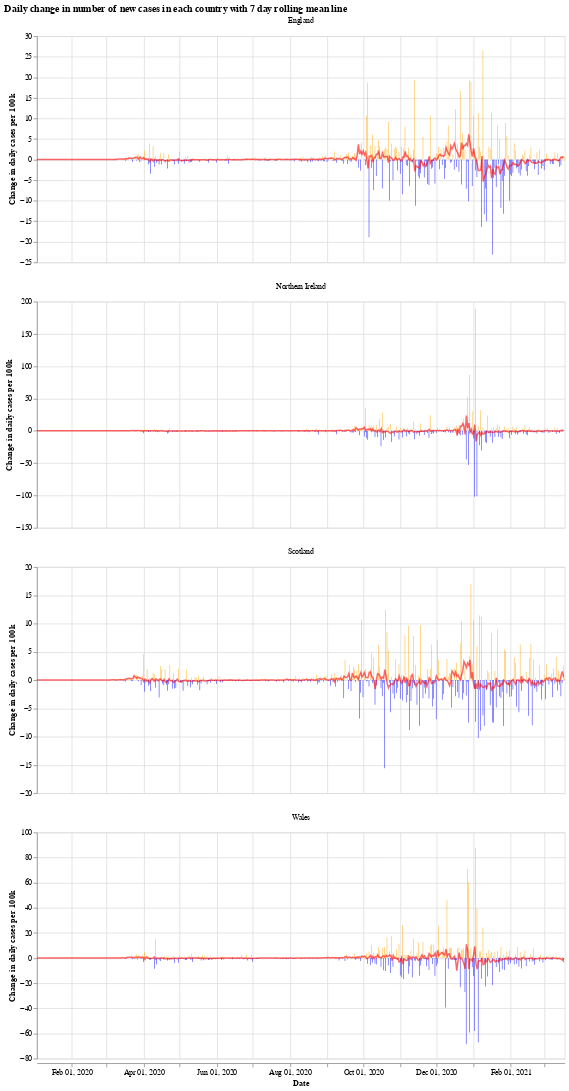

Source (notebook cell):
### Markdown cell above
We will use the Python library `Altair` for visualising the data, see the [altair docs](https://altair-viz.github.io/) for more information.

First we have a graph which shows the daily change in the number of new cases for each country. This number jumps up and down all over the place, which is likely due to delay in reporting of new cases over the weekend. Another interesting thing is that it looks like the daily cases in Wales experienced a much shorter period of calm over the summer (calm in the sense of daily cases not jumping up and down).

The orange bars are days when the number of new cases (per 100k population) was more than the previous day, while the blue are days when the number of new cases dropped. The red line is the 7 day moving average. 

When the moving average line is below 0, it means that there is a consistent drop in new cases. We can see this clearly happening around the times that lockdowns were introduced (though, to varying degrees). I will update the graphs soon with a marker of when each lockdown started.

### Code cell
# collapse
import altair as alt

bars = alt.Chart(uk_cases).mark_bar().encode(
    x=alt.X("yearmonthdate(date):T", axis=alt.Axis(title='Date')),
    y=alt.Y("casesChangeRate:Q", axis=alt.Axis(title='Change in daily cases per 100k')),
    tooltip='casesChange',
    color=alt.condition(
        alt.datum.casesChangeRate > 0,
        alt.value("orange"),  # The positive color
        alt.value("blue")  # The negative color
    )
).properties(title='Daily change in number of new cases with 7 day rolling mean',width=700).interactive()

line = alt.Chart(uk_cases).mark_line(
    color='red',
    size=2,
    opacity=0.6
).transform_window(
    rolling_mean='mean(casesChangeRate)',
    frame=[0, 7],
    groupby=['areaName']
).encode(
    x='yearmonthdate(date):T',
    y='rolling_mean:Q'
)

alt.layer(bars, line, data=uk_cases).facet(alt.Column(
    'areaName', title=''), columns=1).resolve_scale(y='independent').properties(title='Daily change in number of new cases in each country with 7 day rolling mean line')

### Figure 1 — Vega-Lite specification as saved in the notebook (floating-point values rounded to 4 significant figures; data arrays with more than 128 entries replaced by an {"elided": "..."} marker saying what was removed)
{"config": {"view": {"continuousWidth": 400, "continuousHeight": 300}}, "data": {"name": "data-f706f21229e386f9efff89dfc29318f7"}, "facet": {"type": "nominal", "field": "areaName", "title": ""}, "spec": {"layer": [{"mark": "bar", "encoding": {"color": {"condition": {"value": "orange", "test": "(datum.casesChangeRate > 0)"}, "value": "blue"}, "tooltip": {"type": "quantitative", "field": "casesChange"}, "x": {"type": "temporal", "axis": {"title": "Date"}, "field": "date", "timeUnit": "yearmonthdate"}, "y": {"type": "quantitative", "axis": {"title": "Change in daily cases per 100k"}, "field": "casesChangeRate"}}, "selection": {"selector001": {"type": "interval", "bind": "scales", "encodings": ["x", "y"]}}, "title": "Daily change in number of new cases with 7 day rolling mean", "width": 700}, {"mark": {"type": "line", "color": "red", "opacity": 0.6, "size": 2}, "encoding": {"x": {"type": "temporal", "field": "date", "timeUnit": "yearmonthdate"}, "y": {"type": "quantitative", "field": "rolling_mean"}}, "transform": [{"window": [{"op": "mean", "field": "casesChangeRate", "as": "rolling_mean"}], "frame": [0, 7], "groupby": ["areaName"]}]}]}, "columns": 1, "resolve": {"scale": {"y": "independent"}}, "title": "Daily change in number of new cases in each country with 7 day rolling mean line", "$schema": "https://vega.github.io/schema/vega-lite/v4.8.1.json", "datasets": {"data-f706f21229e386f9efff89dfc29318f7": {"elided": "1760 records"}}}
